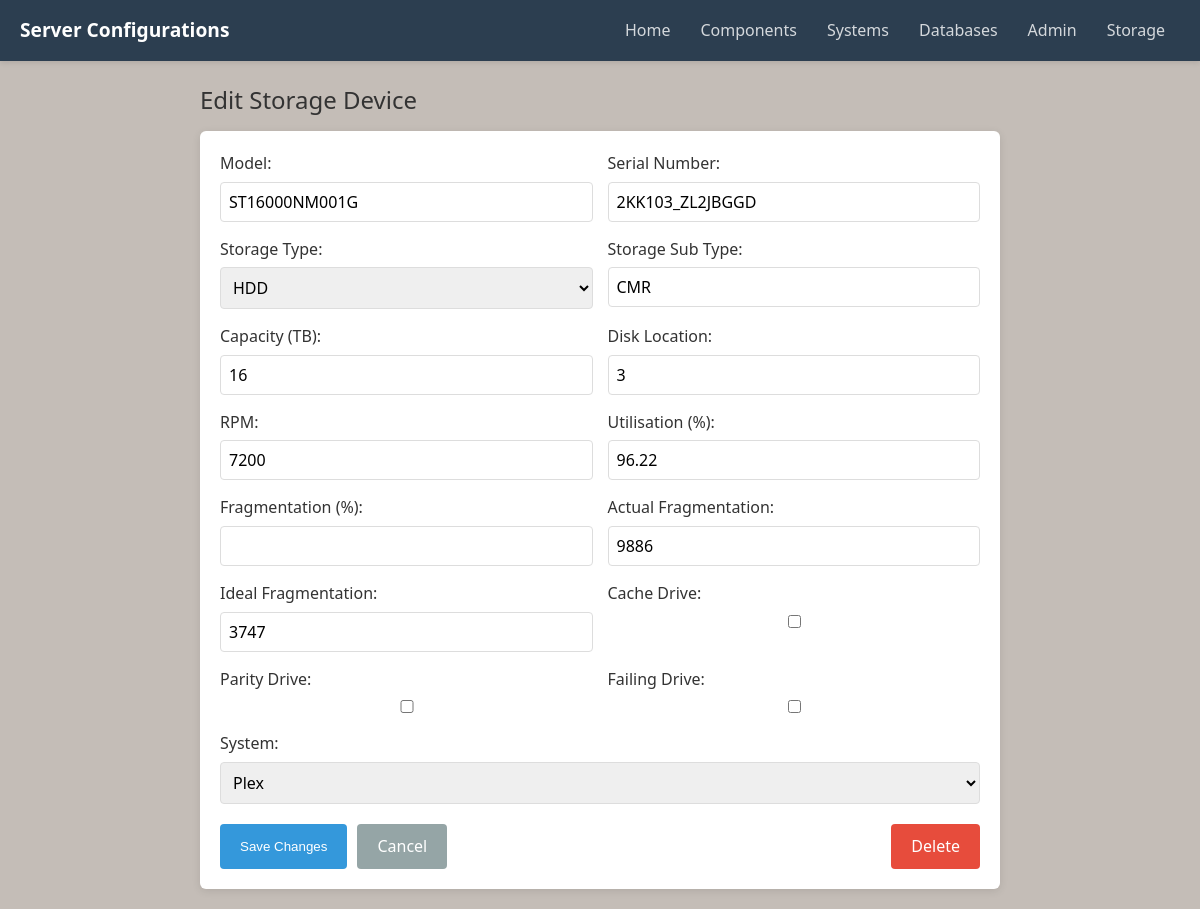
The page /components/edit-storage/5/ on the database its author committed.
### server_deployments/models.py (models this page shows, shortened)
class StorageDevice(models.Model):
    disk_location = models.PositiveIntegerField(null=True, blank=True)
    model = models.CharField(max_length=255)
    serial_number = models.CharField(max_length=255, null=True, blank=True)
    storage_type = models.CharField(max_length=10, choices=[('HDD', 'HDD'), ('SSD', 'SSD'), ('NVMe', 'NVMe')])
    storage_sub_type = models.CharField(max_length=255, null=True, blank=True)
    capacity_tb = models.PositiveIntegerField()
    rpm = models.PositiveIntegerField(blank=True, null=True)
    failure = models.BooleanField(default=False)
    cache = models.BooleanField(default=False)
    parity = models.BooleanField(default=False)
    utilisation = models.DecimalField(max_digits=5, decimal_places=2, default=0.0, help_text="Percentage of drive used")
    actual_fragmentation = models.PositiveIntegerField(null=True, blank=True)
    ideal_fragmentation = models.PositiveIntegerField(null=True, blank=True)
    fragmentation = models.DecimalField(max_digits=5, decimal_places=2, null=True, blank=True, help_text="Fragmentation percentage")

### server_deployments/views.py (the view)
# urls.py: path('components/edit-storage/<int:storage_id>/', views.edit_storage, name='edit_storage'),
def edit_storage(request, storage_id):
    storage = get_object_or_404(StorageDevice, id=storage_id)
    current_system = None
    for system in System.objects.all():
        if storage in system.storage_devices.all():
            current_system = system
            break
    if request.method == 'POST':
        form = StorageDeviceForm(request.POST, instance=storage)
        if form.is_valid():
            storage = form.save()
            new_system_id = request.POST.get('system')
            if current_system:
                current_system.storage_devices.remove(storage)
            if new_system_id and new_system_id != '':
                try:
                    new_system = System.objects.get(id=new_system_id)
                    new_system.storage_devices.add(storage)
                except System.DoesNotExist:
                    pass
            return redirect('storage_view')
    else:
        form = StorageDeviceForm(instance=storage)
    return render(request, 'server_deployments/edit_storage.html', {
        'form': form,
        'storage': storage,
        'title': 'Edit Storage Device',
        'systems': System.objects.all(),
        'current_system': current_system
    })

### server_deployments/forms.py
class StorageDeviceForm(forms.ModelForm):
    class Meta:
        model = StorageDevice
        fields = '__all__'

### server_deployments/templates/server_deployments/edit_storage.html (shortened to what this page needs)
{% extends "base.html" %}
{% load static %}
{% block content %}
<div class="container">
  <h2>{{ title }}</h2>
  <form method="post" class="form">
    <div class="form-grid">
        <div class="form-group">
            <label for="{{ form.model.id_for_label }}">Model:</label>
            {{ form.model }}
        </div>
        <div class="form-group">
            <label for="{{ form.serial_number.id_for_label }}">Serial Number:</label>
            {{ form.serial_number }}
        </div>
        <div class="form-group">
            <label for="{{ form.storage_type.id_for_label }}">Storage Type:</label>
            {{ form.storage_type }}
        </div>
        <div class="form-group">
            <label for="{{ form.storage_sub_type.id_for_label }}">Storage Sub Type:</label>
            {{ form.storage_sub_type }}
        </div>
        <div class="form-group">
            <label for="{{ form.capacity_tb.id_for_label }}">Capacity (TB):</label>
            {{ form.capacity_tb }}
        </div>
        <div class="form-group">
            <label for="{{ form.disk_location.id_for_label }}">Disk Location:</label>
            {{ form.disk_location }}
        </div>
        <div class="form-group">
            <label for="{{ form.rpm.id_for_label }}">RPM:</label>
            {{ form.rpm }}
        </div>
        <div class="form-group">
            <label for="{{ form.utilisation.id_for_label }}">Utilisation (%):</label>
            {{ form.utilisation }}
        </div>
        <div class="form-group">
            <label for="{{ form.fragmentation.id_for_label }}">Fragmentation (%):</label>
            {{ form.fragmentation }}
        </div>
        <div class="form-group">
            <label for="{{ form.actual_fragmentation.id_for_label }}">Actual Fragmentation:</label>
            {{ form.actual_fragmentation }}
        </div>
        <div class="form-group">
            <label for="{{ form.ideal_fragmentation.id_for_label }}">Ideal Fragmentation:</label>
            {{ form.ideal_fragmentation }}
        </div>
        <div class="form-group">
            <label for="{{ form.cache.id_for_label }}">Cache Drive:</label>
            {{ form.cache }}
        </div>
        <div class="form-group">
            <label for="{{ form.parity.id_for_label }}">Parity Drive:</label>
            {{ form.parity }}
        </div>
        <div class="form-group">
            <label for="{{ form.failure.id_for_label }}">Failing Drive:</label>
            {{ form.failure }}
        </div>
        <div class="form-group full-width">
            <label for="system">System:</label>
            <select id="system" name="system">
                {% for sys in systems %}
                    <option value="{{ sys.id }}" {% if current_system and current_system.id == sys.id %}selected{% endif %}>
                        {{ sys.name }}
                    </option>
                {% endfor %}
            </select>
        </div>
    </div>
    <div class="button-row">
        <button type="submit" class="submit-btn">Save Changes</button>
        <a href="{% url 'storage_view' %}" class="cancel-btn">Cancel</a>
        <a href="{% url 'delete_storage' storage.id %}" class="delete-btn" onclick="return confirm('Are you sure you want to delete this drive?')">Delete</a>
    </div>
</form>
</div>
{% endblock %}

### static/css/styles.css (style rules this page uses)
body { font-family: 'Segoe UI', Tahoma, Geneva, Verdana, sans-serif; line-height: 1.6; color: #333; background-color: #c4bdb7; margin: 0; padding: 0; }
h1, h2, h3, h4, h5, h6 { font-weight: 500; margin-top: 0; margin-bottom: 12px; }
a { color: #3498db; text-decoration: none; }
input, select, textarea { font-family: inherit; font-size: inherit; }

### server_deployments/templates/server_deployments/edit_storage.html (style rules this page uses)
.container { max-width: 800px; margin: 0 auto; padding: 20px; }
.form { background-color: white; padding: 20px; border-radius: 6px; box-shadow: 0 2px 8px rgba(0,0,0,0.1); }
.form-grid { display: grid; grid-template-columns: repeat(2, 1fr); gap: 15px; margin-bottom: 20px; }
.form-group { display: flex; flex-direction: column; }
.form-group.full-width { grid-column: span 2; }
.form-group label { margin-bottom: 5px; font-weight: 500; }
.form-group input, .form-group select { padding: 8px; border: 1px solid #ddd; border-radius: 4px; }
.button-row { display: flex; justify-content: flex-end; gap: 10px; margin-top: 20px; }
.submit-btn { background-color: #3498db; color: white; padding: 10px 20px; border: none; border-radius: 4px; cursor: pointer; }
.cancel-btn { display: inline-block; background-color: #95a5a6; color: white; padding: 10px 20px; border-radius: 4px; text-decoration: none; }
.delete-btn { background-color: #e74c3c; color: white; padding: 10px 20px; text-decoration: none; border-radius: 4px; margin-left: auto; }
.button-row { display: flex; gap: 10px; margin-top: 20px; }

### rows shown on the page
StorageDevice: model "ST16000NM001G", serial_number "2KK103_ZL2JBGGD", storage_type "HDD", storage_sub_type "CMR", capacity_tb "16", disk_location "3", rpm "7200", utilisation "96.22", actual_fragmentation "9886", ideal_fragmentation "3747"

### other values the page prints
{{ title }} "Edit Storage Device"
form field system "Plex"
